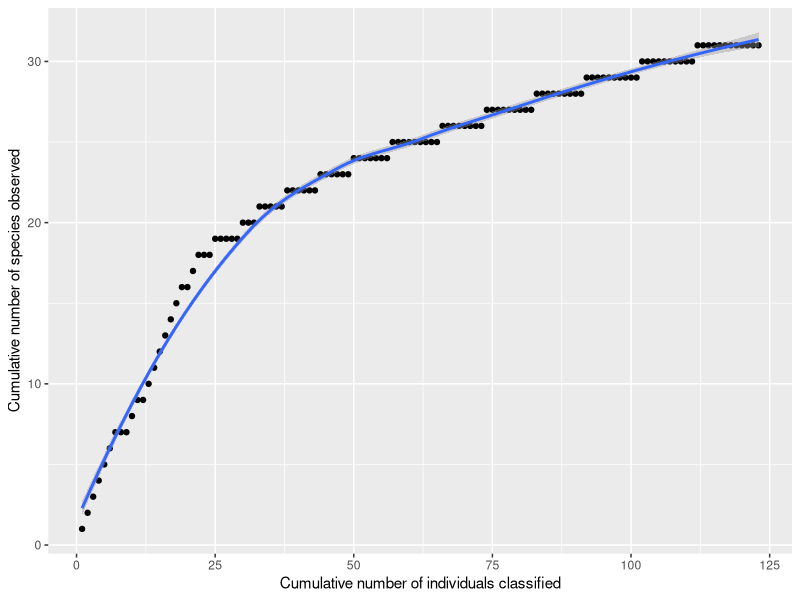

This figure's R source:
## ---- chunk 1
library(kableExtra)
library(knitr)
library(tidyverse)
library(vegan)
## ---- chunk 2
data1 = data.frame(
  number = c(1:32),
  name = c("m&m green", "m&m red", "m&m blue", "m&m yellow", "m&m brown", "m&m orange", "skittle brown", "skittle red", "skittle green", "skittle orange", "skittle yellow", "bear red", "bear pink", "bear green", "bear orange", "bear yellow", "bear white", "m&i pink", "m&i green", "m&i yellow", "m&i orange", "m&i red", "worms red", "balls yellow", "balls green", "balls purple", "balls orange", "balls red", "chocolate kiss", "lego pink", "lego yellow", "lego blue" ),
  characteristics = c("m&m green", "m&m red", "m&m blue", "m&m yellow", "m&m brown", "m&m orange", "skittle brown", "skittle red", "skittle green", "skittle orange", "skittle yellow", "bear red", "bear pink", "bear green", "bear orange", "bear yellow", "bear white", "m&i pink", "m&i green", "m&i yellow", "m&i orange", "m&i red", "worms red", "balls yellow", "balls green", "balls purple", "balls orange", "balls red", "chocolate kiss", "lego pink", "lego yellow", "lego blue"),
  occurences = c(28,28,60,44,30,63,39,33,42,35,23,15,16,18,15,19,16,39,36,27,32,40,14,4,5,3,5,7,16,7,5,4)
)

data1 %>% 
  kable("html") %>%
  kable_styling(bootstrap_options = "striped", font_size = 10, full_width = F)
  
## ---- chunk 3
y = c(1,2,3,4,5,6,7,7,7,8,9,9,10,11,12,13,14,15,16,16,17,18,18,18,19,19,19,19,19,20,20,20,21,21,21,21,21,22,22,22,22,22,22,23,23,23,23,23,23,24,24,24,24,24,24,24,25,25,25,25,25,25,25,25,25,26,26,26,26,26,26,26,26,27,27,27,27,27,27,27,27,27,28,28,28,28,28,28,28,28,28,29,29,29,29,29,29,29,29,29,29,30,30,30,30,30,30,30,30,30,30,31,31,31,31,31,31,31,31,31,31,31,31)

data2 = data.frame(
  
  y = c(1,2,3,4,5,6,7,7,7,8,9,9,10,11,12,13,14,15,16,16,17,18,18,18,19,19,19,19,19,20,20,20,21,21,21,21,21,22,22,22,22,22,22,23,23,23,23,23,23,24,24,24,24,24,24,24,25,25,25,25,25,25,25,25,25,26,26,26,26,26,26,26,26,27,27,27,27,27,27,27,27,27,28,28,28,28,28,28,28,28,28,29,29,29,29,29,29,29,29,29,29,30,30,30,30,30,30,30,30,30,30,31,31,31,31,31,31,31,31,31,31,31,31),
  x = c(1: length(y))
)

## ---- chunk 4
ggplot(data2, aes(x=x, y=y)) +
  geom_point() +
  geom_smooth() +
  labs(x="Cumulative number of individuals classified", y="Cumulative number of species observed")
## ---- chunk 5
sum_occurence = sum (data1 %>% 
  select(occurences))

spec_occurence = c()
for (i in 1:32) {
  spec_occurence[i] = data1 %>%
            filter(number == i) %>%
              select(occurences)
}
spec_occurence= unlist(spec_occurence)


spec_occurence


spec_p =c()
for (i in 1: 32){
  spec_p[i] = spec_occurence[i] / sum_occurence 
}

spec_p2= spec_p^2

D= 1 / sum(spec_p2)
D
## ---- chunk 6
data_sample = data.frame(
  number = c(1:32),
  name = c("m&m green", "m&m red", "m&m blue", "m&m yellow", "m&m brown", "m&m orange", "skittle brown", "skittle red", "skittle green", "skittle orange", "skittle yellow", "bear red", "bear pink", "bear green", "bear orange", "bear yellow", "bear white", "m&i pink", "m&i green", "m&i yellow", "m&i orange", "m&i red", "worms red", "balls yellow", "balls green", "balls purple", "balls orange", "balls red", "chocolate kiss", "lego pink", "lego yellow", "lego blue" ),
  characteristics = c("m&m green", "m&m red", "m&m blue", "m&m yellow", "m&m brown", "m&m orange", "skittle brown", "skittle red", "skittle green", "skittle orange", "skittle yellow", "bear red", "bear pink", "bear green", "bear orange", "bear yellow", "bear white", "m&i pink", "m&i green", "m&i yellow", "m&i orange", "m&i red", "worms red", "balls yellow", "balls green", "balls purple", "balls orange", "balls red", "chocolate kiss", "lego pink", "lego yellow", "lego blue"),
  occurences = c(8,7,6,2,9,1,7,7,5,2,5,2,2,2,1,5,2,5,4,5,11,7,1,6,1,1,2,2,3,1,2,0)
)

sample3=c(8,7,6,2,9,1,7,7,5,2,5,2,2,2,1,5,2,5,4,5,11,7,1,6,1,1,2,2,3,1,2,0)
sum3=sum(sample3)
spec_p3 =c()
for (i in 1: 32){
  spec_p3[i] = sample3[i] / sum3
}

spec_p3= spec_p3^2

D= 1 / sum(spec_p3)
D
## ---- chunk 7
schao_tot = 32 + 0
schao_tot

schao_sample= 31 + (6^2 / (2*25))
schao_sample
## ---- chunk 8
data1_diversity = 
  data1 %>% 
  select(name, occurences) %>% 
  spread(name, occurences)

data1_diversity

diversity(data1_diversity, index="invsimpson")
specpool(data1_diversity)

datasample_diversity = 
  data_sample %>% 
  select(name, occurences) %>% 
  spread(name, occurences)

diversity(datasample_diversity, index="invsimpson")
specpool(datasample_diversity)
